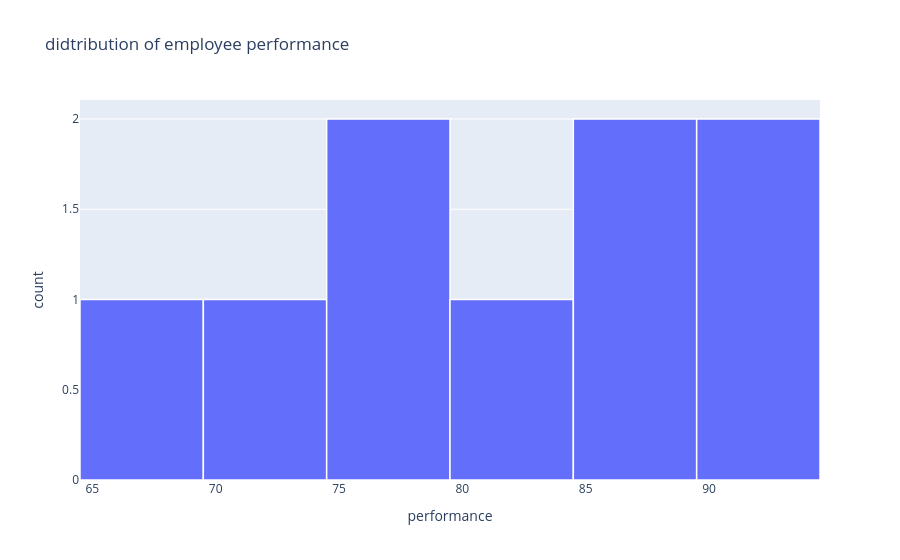

Notebook source saved alongside this figure:
### Code cell
fig = px.histogram(
    merge_df,
    x="performance",
    nbins=6,
    title="didtribution of employee performance"
)

fig .update_traces(
    marker_line_color="white",
    marker_line_width=1.5
    )
fig.show()

### Figure 1 — Plotly figure (JSON) as saved in the notebook; plotly's stock layout.template omitted (floating-point values rounded to 4 significant figures)
{"data": [{"bingroup": "x", "hovertemplate": "performance=%{x}<br>count=%{y}<extra></extra>", "legendgroup": "", "marker": {"color": "#636efa", "line": {"color": "white", "width": 1.5}, "pattern": {"shape": ""}}, "name": "", "nbinsx": 6, "orientation": "v", "showlegend": false, "type": "histogram", "x": [87.0, 73.0, 90.0, 65.0, 75.0, 88.0, 82.0, 79.0, 91.0], "xaxis": "x", "yaxis": "y"}], "layout": {"barmode": "relative", "legend": {"tracegroupgap": 0}, "title": {"text": "didtribution of employee performance"}, "xaxis": {"anchor": "y", "domain": [0, 1], "title": {"text": "performance"}}, "yaxis": {"anchor": "x", "domain": [0, 1], "title": {"text": "count"}}}}
